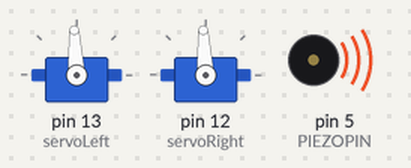
This sketch was run on a simulated Arduino Uno, built with avr-gcc and run on an emulated ATmega328P. Parts: 2 × servo, buzzer (waves = sounding, pin HIGH). Pins used as bus, display or sensor lines are not drawn.

Above: at 0.2 s.
Timing chart, 0 to 1.7 s (numbered marks = the images above):
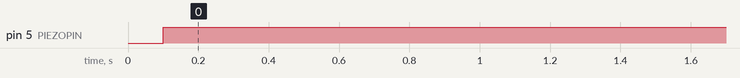

The sketch:

dance2.ino
```cpp
  #include <Servo.h>                           // Include servo library

  Servo servoLeft;                             // Declare left servo signal

  Servo servoRight;                            // Declare right servo signal

  int PIEZOPIN = 5;                            // Declare pin that the piezo is connected to.

  // DECLARE LED PINS HERE

  // One octave of notes between A4 and A5, for Piezo Greeting

  int note_A4 = 440;

  int note_As4 = 466; int note_Bb4 = note_As4;

  int note_B4 = 494;

  int note_C5 = 523;

  int note_Cs5 = 554; int note_Db5 = note_Cs5;

  int note_D5 = 587;

  int note_Ds5 = 622; int note_Eb5 = note_Ds5;

  int note_E5 = 659;

  int note_F5 = 698;

  int note_Fs5 = 740; int note_Gb5 = note_Fs5;

  int note_G5 = 784;

  int note_Gs5 = 830; int note_Ab5 = note_Gs5;

void setup() {
  // put your setup code here, to run once:

  servoLeft.attach(13);                      // Attach left signal to pin 13

  servoRight.attach(12);                     // Attach right signal to pin 12

  servoLeft.writeMicroseconds(1500);        // Calibrate left servo

  servoRight.writeMicroseconds(1500);
  pinMode(5, OUTPUT);
  pinMode(13, OUTPUT);                 // Attach led light to pin 5.

  // Attach LED pins here.
}

void loop() {
  // put your main code here, to run repeatedly:
  // Code for testing servos.

  // Tinker with the numbers to see how they work!

  // For help, visit https://learn.parallax.com/tutorials/robot/shield-bot/robotics-board-education-shield-arduino/chapter-2-shield-lights-servo-4.
    /*
    delay(100);
    servoLeft.writeMicroseconds(150);
    delay(1000);
    servoRight.writeMicroseconds(150);                                    
*/
    //delay(500);
    digitalWrite(13, HIGH);
    delay(100);
    //digitalWrite(13, LOW);
    //delay(150);

    digitalWrite(5, HIGH);
    delay(1000);
    //digitalWrite(5, LOW);
  //  delay(1500);

}
```

Measured:
- by itself, pin 5 (PIEZOPIN): LOW → HIGH at 0.10 s
